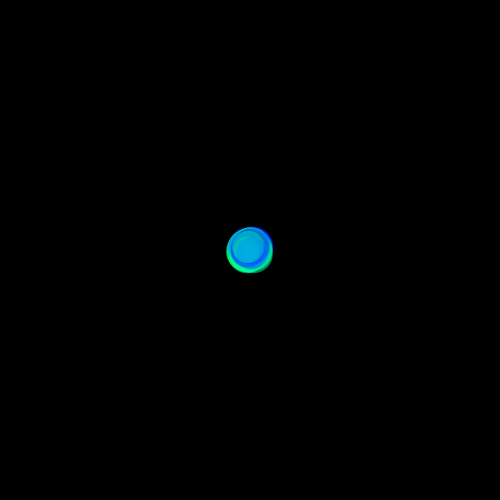
Frame 1 (no input)
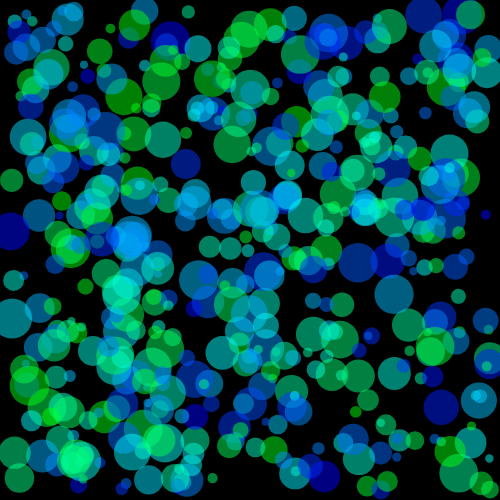
Frame 60 (no input)
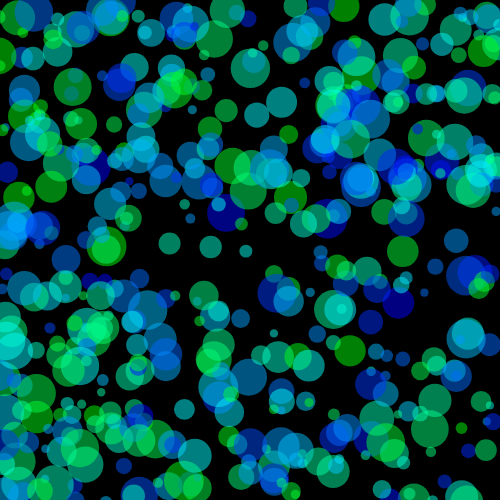
Frame 120 (the mouse pressed at the canvas centre since frame 60)

The p5.js sketch that drew these frames (run headless with seeded random() and noise() and a simulated clock; from frame 60 on, the mouse is pressed at the canvas centre):

// p5.js sketch
// ── sketch.js
//クラス
class BoundCircle {
  //コンストラクタ
  constructor() {
    //プロパティ
    this.x = width / 2;
    this.y = height / 2;
    this.speedX = random(-4, 4);
    this.speedY = random(-4, 4);
    this.radius = random(8, 40);
    this.hue = random(120, 240);
    noStroke();
    colorMode(HSB, 360, 100, 100, 100);
  }
  //メソッド
  draw() {
    this.x = this.x + this.speedX;
    if (this.x > width || this.x < 0) {
      this.speedX = this.speedX * -1;
    }
    this.y = this.y + this.speedY;
    if (this.y > height || this.y < 0) {
      this.speedY = this.speedY * -1;
    }
    fill(this.hue, 100, 100, 50);
    ellipse(this.x, this.y, this.radius);
  }
}

let bc = []; //インスタンスを保存する配列
let NUM = 500;
function setup() {
  createCanvas(500, 500);
  for (let i = 0; i < NUM; i += 1) {
    bc[i] = new BoundCircle(); //インスタンスの生成
  }
}

function draw() {
  background(0);
  for (let i = 0; i < NUM; i += 1) {
    bc[i].draw(); //メソッドの実行
  }
}
